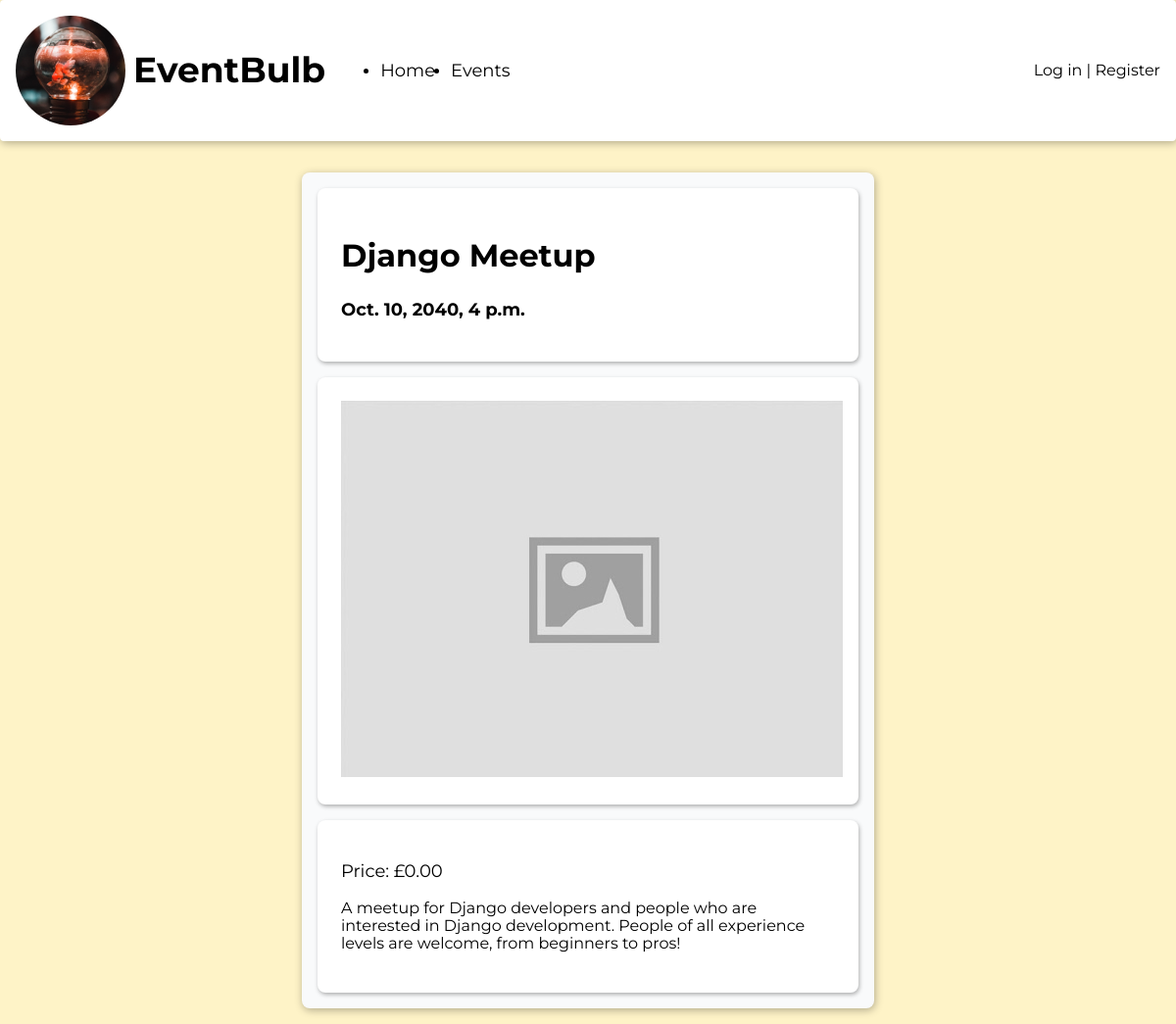
The app's page /events/1/, older data.
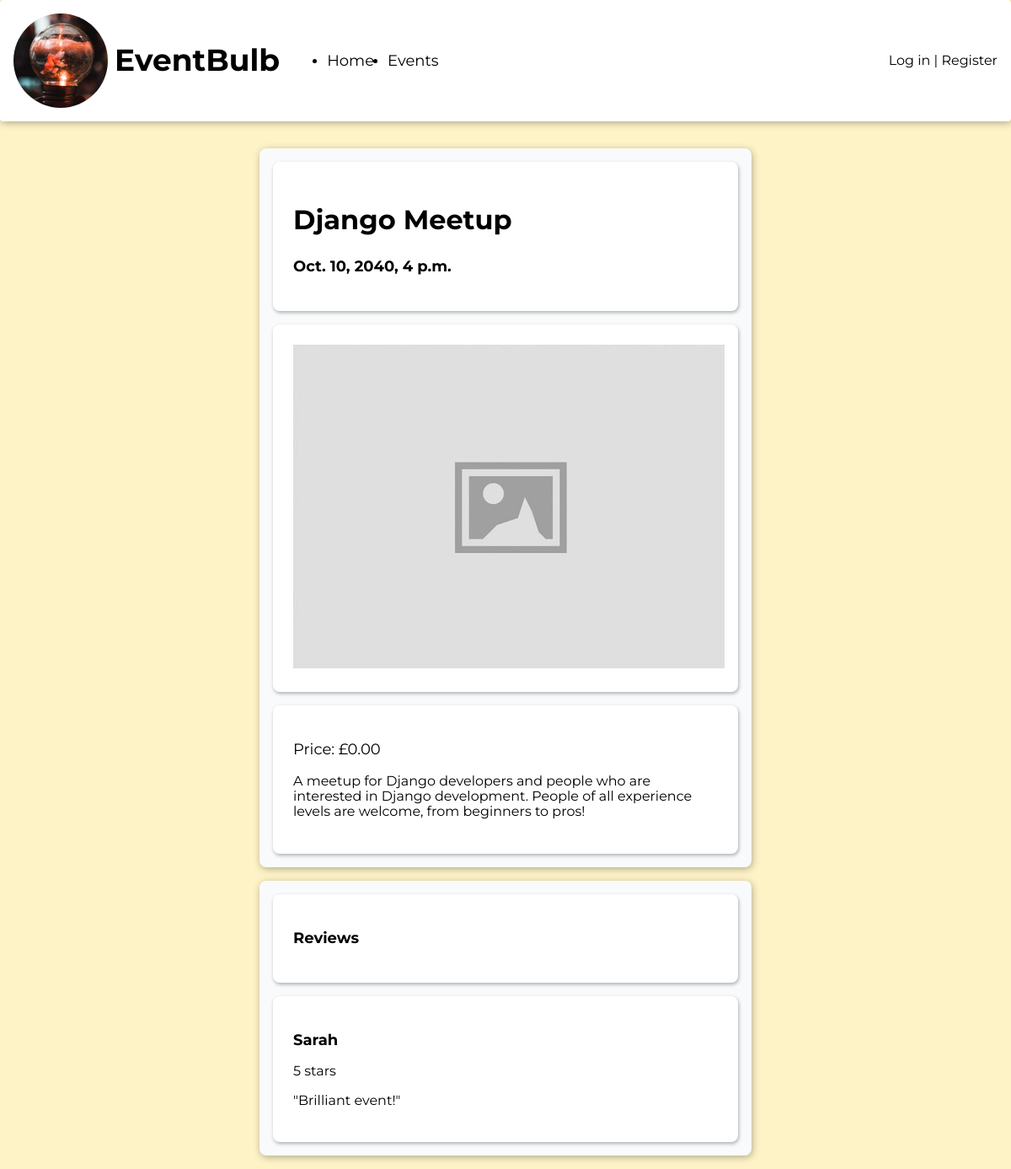
The same page, newer data.
### events/models.py (models this page shows, shortened)
class Event(models.Model):
    title = models.CharField(max_length=255)
    description = models.TextField()
    datetime = models.DateTimeField(auto_now=False, auto_now_add=False)
    cost = models.DecimalField(max_digits=6, decimal_places=2)
    def __str__(self):
        return self.title

class Review(models.Model):
    class Rating(models.IntegerChoices):
        ONE = 1
        TWO = 2
        THREE = 3
        FOUR = 4
        FIVE = 5
    rating = models.IntegerField(choices=Rating.choices)
    text = models.TextField()
    event = models.ForeignKey(
        Event, on_delete=models.CASCADE, blank=True, null=True, related_name="reviews")
    profile = models.ForeignKey(
        "accounts.UserProfile", on_delete=models.CASCADE, blank=True, related_name="reviews")

### accounts/models.py (models this page shows)
class UserProfile(models.Model):
    user = models.OneToOneField(
        User, on_delete=models.CASCADE, related_name="profile")
    attending = models.ManyToManyField(
        Event, blank=True, related_name="attending")
    def __str__(self):
        return self.user.username

### events/views.py (the view)
# urls.py: path('<int:id>/', views.details, name="events_details"),
def details(request, id):
    event = get_object_or_404(Event, id=id)
    print(event)
    return render(request, 'events/details.html', {'event': event})

### templates/events/details.html (shortened to what this page needs)
{% extends 'base.html' %}
{% load static %}
{% block content %}
  <main class="wrap-content">
    <div class="card-background half-width event-details">
      <section class="card event-header">
        <div class="event-info">
          <h2 class="event-title">{{ event.title }}</h2>
          <h3>{{ event.datetime }}</h3>
        </div>
      </section>
      <section class="card">
        <img src="{% static 'images/image_placeholder.jpg' %}" alt="Placeholder">
      </section>
      <section class="card">
        <p class="event-cost">Price: £{{ event.cost }}</p>
        <p>{{ event.description }}</p>
      </section>
    </div>
    {% if event.reviews.all|length > 0 or user.is_authenticated %}
      <div class="card-background half-width">
        <section class="card">
          <h3 class="larger-heading">Reviews</h3>
        </section>
        <div class="reviews-scroller">
          {% for review in event.reviews.all %}
            <section class="card">
                <h3>{{ review.profile }}</h3>
                <p>{{ review.rating }} stars</p>
                {% if review.text|length > 0 %}
                  <p>"{{ review.text }}"</p>
                {% endif %}
            </section>
          {% endfor %}
        </div>
      </div>
    {% endif %}
  </main>
{% endblock %}

### templates/base.html (shortened to what this page needs)
{% load static %}
<!DOCTYPE html>
<html lang="en">
<head>
  <link href="https://cdnjs.cloudflare.com/ajax/libs/normalize/8.0.1/normalize.min.css" rel="stylesheet">
  <link href="https://cdnjs.cloudflare.com/ajax/libs/meyer-reset/2.0/reset.min.css" rel="stylesheet">
  <link rel="stylesheet" href="{% static 'css/style.css' %}">
</head>
<body>
  <header class="navbar">
    <section>
      <img class="logo" src="{% static 'images/logo.jpg' %}" alt="EventBulb Logo">
      <h1 class="site-heading">EventBulb</h1>
      <nav>
        <ul>
          <li>
            <a href="{% url 'information_home' %}">Home</a>
          </li>
          <li>
            <a href="{% url 'events_list' %}">Events</a>
          </li>
        </ul>
      </nav>
    </section>
    <nav class="auth-nav">
      {% if user.is_authenticated %}
      <span>Logged in as: <span class="logged-in-username">{{ user.username }}</span></span>
      <span> | </span>
      <a href="{% url 'accounts_logout' %}">Log out</a>
      {% else %}
      <a href="{% url 'accounts_login' %}">Log in</a>
      <span> | </span>
      <a href="{% url 'accounts_register' %}">Register</a>
      {% endif %}
    </nav>
  </header>
  {% block content %}{% endblock content %}
</body>
</html>

### static/css/style.css (style rules this page uses)
:root { --shadow: 1px 2px 8px rgba(0,0,0,0.3); --shadow-small: 1px 2px 4px rgba(0,0,0,0.3); --yellow : #FEF3C7; --yellow-accent: #FDE68A; --gray: #E5E7EB; --gray-accent: #D1D5DB; --gray-light: #F9FAFB; --red: #FECACA; --red-accent: #FCA5A5; }
body { background-color: var(--yellow); display: flex; flex-direction: column; height: 100vh; font-family: 'Montserrat', Helvetica, Arial, sans-serif; }
a { color: inherit; text-decoration: inherit; }
h2 { font-size: 1.25rem; }
h3 { font-size: 1.125rem; }
.navbar { display: grid; grid-template-columns: 1fr 1fr; align-items: center; background-color: white; border-radius: 0.25rem; padding: 1rem; box-shadow: var(--shadow) }
.navbar > section { display: flex; align-items: center; }
.navbar .logo { margin-right: 0.5rem; height: 7rem; width: 7rem; object-fit: cover; border-radius: 100%; }
.site-heading { font-size: 1.5rem; }
.navbar .site-heading { font-size: 2.25rem; margin-right: 1rem; }
.navbar > .auth-nav { justify-self: flex-end; }
.navbar nav > ul { display: flex; align-items: center; }
.navbar nav > ul > li { margin-right: 1rem; }
.navbar nav > ul > li > a, .navbar nav > ul > li > span { font-size: 1.125rem; }
main { margin: 1rem; padding: 1rem; display: grid; gap: 1rem; flex-grow: 1; flex-shrink: 1; }
.card-background { background-color: var(--gray-light); padding: 0.5rem; box-shadow: var(--shadow); border-radius: 0.5rem; display: flex; flex-direction: column; }
.card { margin: 0.5rem; padding: 1.5rem; background-color: white; border-radius: 0.5rem; box-shadow: var(--shadow-small) }
.wrap-content { align-items: flex-start; flex-grow: 0; }
.half-width { justify-self: center; width: 50%; }
.event-title { font-size: 2rem; }
.event-details .event-header { display: flex; align-items: center; justify-content: space-between; }
.event-details .event-cost { font-size: 1.125rem; }
.reviews-scroller { max-height: 500px; overflow-y: scroll; }

Row changes from the older to the newer data that the page shows:
added Review: profile "Sarah", rating "5", text "Brilliant event!"
Text that changed along with them:
text now shown: "Reviews"
